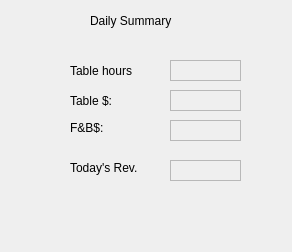
<?xml version="1.0" encoding="UTF-8"?>
<ui version="4.0">
 <class>dailysummary</class>
 <widget class="QDialog" name="dailysummary">
  <property name="geometry">
   <rect>
    <x>0</x>
    <y>0</y>
    <width>292</width>
    <height>252</height>
   </rect>
  </property>
  <property name="windowTitle">
   <string>Dialog</string>
  </property>
  <property name="layoutDirection">
   <enum>Qt::LeftToRight</enum>
  </property>
  <widget class="QLabel" name="label">
   <property name="geometry">
    <rect>
     <x>90</x>
     <y>0</y>
     <width>101</width>
     <height>41</height>
    </rect>
   </property>
   <property name="text">
    <string>Daily Summary</string>
   </property>
  </widget>
  <widget class="QLabel" name="label_2">
   <property name="geometry">
    <rect>
     <x>70</x>
     <y>90</y>
     <width>71</width>
     <height>21</height>
    </rect>
   </property>
   <property name="text">
    <string>Table $:</string>
   </property>
  </widget>
  <widget class="QLabel" name="label_3">
   <property name="geometry">
    <rect>
     <x>70</x>
     <y>120</y>
     <width>59</width>
     <height>16</height>
    </rect>
   </property>
   <property name="text">
    <string>F&amp;B$:</string>
   </property>
  </widget>
  <widget class="QLabel" name="label_5">
   <property name="geometry">
    <rect>
     <x>170</x>
     <y>60</y>
     <width>71</width>
     <height>21</height>
    </rect>
   </property>
   <property name="frameShape">
    <enum>QFrame::StyledPanel</enum>
   </property>
   <property name="frameShadow">
    <enum>QFrame::Sunken</enum>
   </property>
   <property name="text">
    <string/>
   </property>
  </widget>
  <widget class="QLabel" name="label_6">
   <property name="geometry">
    <rect>
     <x>170</x>
     <y>120</y>
     <width>71</width>
     <height>21</height>
    </rect>
   </property>
   <property name="frameShape">
    <enum>QFrame::StyledPanel</enum>
   </property>
   <property name="frameShadow">
    <enum>QFrame::Sunken</enum>
   </property>
   <property name="text">
    <string/>
   </property>
  </widget>
  <widget class="QLabel" name="label_8">
   <property name="geometry">
    <rect>
     <x>170</x>
     <y>90</y>
     <width>71</width>
     <height>21</height>
    </rect>
   </property>
   <property name="frameShape">
    <enum>QFrame::StyledPanel</enum>
   </property>
   <property name="frameShadow">
    <enum>QFrame::Sunken</enum>
   </property>
   <property name="text">
    <string/>
   </property>
  </widget>
  <widget class="QLabel" name="label_9">
   <property name="geometry">
    <rect>
     <x>70</x>
     <y>60</y>
     <width>71</width>
     <height>21</height>
    </rect>
   </property>
   <property name="text">
    <string>Table hours</string>
   </property>
  </widget>
  <widget class="QLabel" name="label_10">
   <property name="geometry">
    <rect>
     <x>170</x>
     <y>160</y>
     <width>71</width>
     <height>21</height>
    </rect>
   </property>
   <property name="frameShape">
    <enum>QFrame::StyledPanel</enum>
   </property>
   <property name="frameShadow">
    <enum>QFrame::Sunken</enum>
   </property>
   <property name="text">
    <string/>
   </property>
  </widget>
  <widget class="QLabel" name="label_4">
   <property name="geometry">
    <rect>
     <x>70</x>
     <y>160</y>
     <width>81</width>
     <height>16</height>
    </rect>
   </property>
   <property name="text">
    <string>Today's Rev.</string>
   </property>
  </widget>
 </widget>
 <resources/>
 <connections/>
</ui>
